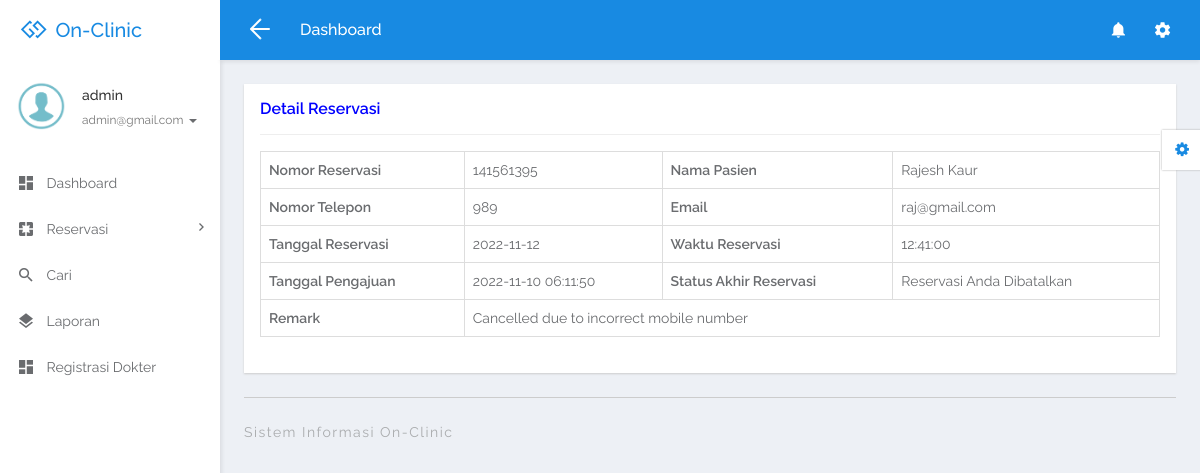
The app's page /admin/view-appointment-detail.php?editid=1&&aptid=141561395 (signed in) with its own data.
### tables this page shows
CREATE TABLE `tblemployee` (
  `ID` int(11) NOT NULL,
  `Name` varchar(25) NOT NULL,
  `MobileNumber` varchar(13) NOT NULL,
  `email` varchar(25) NOT NULL,
  `password` varchar(100) DEFAULT NULL,
  `role` varchar(1) NOT NULL
);

CREATE TABLE `tblappointment` (
  `ID` int(10) NOT NULL,
  `AppointmentNumber` int(10) DEFAULT NULL,
  `Name` varchar(250) DEFAULT NULL,
  `MobileNumber` varchar(20) DEFAULT NULL,
  `Email` varchar(250) DEFAULT NULL,
  `AppointmentDate` date DEFAULT NULL,
  `AppointmentTime` time DEFAULT NULL,
  `Specialization` varchar(250) DEFAULT NULL,
  `Doctor` int(10) DEFAULT NULL,
  `Message` mediumtext DEFAULT NULL,
  `ApplyDate` timestamp NULL DEFAULT current_timestamp(),
  `Remark` varchar(250) DEFAULT NULL,
  `Status` varchar(250) DEFAULT NULL,
  `UpdationDate` timestamp NULL DEFAULT NULL ON UPDATE current_timestamp()
);

### admin/view-appointment-detail.php (the view, shortened to what this page needs)
<?php
include('includes/dbconnection.php');
if (strlen($_SESSION['damsid'] == 0)) {
  header('location:logout.php');
} else {
?>
  <!DOCTYPE html>
  <html lang="en">
  <head>
    <link rel="stylesheet" href="libs/bower/font-awesome/css/font-awesome.min.css">
    <link rel="stylesheet" href="libs/bower/material-design-iconic-font/dist/css/material-design-iconic-font.css">
    <link rel="stylesheet" href="libs/bower/animate.css/animate.min.css">
    <link rel="stylesheet" href="libs/bower/fullcalendar/dist/fullcalendar.min.css">
    <link rel="stylesheet" href="libs/bower/perfect-scrollbar/css/perfect-scrollbar.css">
    <link rel="stylesheet" href="assets/css/bootstrap.css">
    <link rel="stylesheet" href="assets/css/core.css">
    <link rel="stylesheet" href="assets/css/app.css">
  </head>
  <body class="menubar-left menubar-unfold menubar-light theme-primary">
    <?php include_once('includes/header.php'); ?>
    <?php include_once('includes/sidebar.php'); ?>
    <main id="app-main" class="app-main">
      <div class="wrap">
        <section class="app-content">
          <div class="row">
            <div class="col-md-12">
              <div class="widget">
                <header class="widget-header">
                  <h4 class="widget-title" style="color: blue">Detail Reservasi</h4>
                </header>
                <hr class="widget-separator">
                <div class="widget-body">
                  <div class="table-responsive">
                    <?php
                    $eid = $_GET['editid'];
                    $sql = "SELECT * from tblappointment  where ID=:eid";
                    $query = $dbh->prepare($sql);
                    $query->bindParam(':eid', $eid, PDO::PARAM_STR);
                    $query->execute();
                    $results = $query->fetchAll(PDO::FETCH_OBJ);
                    if ($query->rowCount() > 0) {
                      foreach ($results as $row) {               ?>
                        <table border="1" class="table table-bordered mg-b-0">
                          <tr>
                            <th>Nomor Reservasi</th>
                            <td><?php echo $aptno = ($row->AppointmentNumber); ?></td>
                            <th>Nama Pasien</th>
                            <td><?php echo $row->Name; ?></td>
                          </tr>
                          <tr>
                            <th>Nomor Telepon</th>
                            <td><?php echo $row->MobileNumber; ?></td>
                            <th>Email</th>
                            <td><?php echo $row->Email; ?></td>
                          </tr>
                          <tr>
                            <th>Tanggal Reservasi</th>
                            <td><?php echo $row->AppointmentDate; ?></td>
                            <th>Waktu Reservasi</th>
                            <td><?php echo $row->AppointmentTime; ?></td>
                          </tr>
                          <tr>
                            <th>Tanggal Pengajuan</th>
                            <td><?php echo $row->ApplyDate; ?></td>
                            <th>Status Akhir Reservasi</th>
                            <td colspan="4"> <?php $status = $row->Status;
                                              if ($row->Status == "Cancelled") {
                                                echo "Reservasi Anda Dibatalkan";
                                              }; ?></td>
                          </tr>
                          <tr>
                            <th>Remark</th>
                            <?php if ($row->Remark == "") { ?>
                              <td colspan="3"><?php echo "Belum Diperbarui"; ?></td>
                            <?php } else { ?> <td colspan="3"> <?php echo htmlentities($row->Remark); ?>
                              </td>
                            <?php } ?>
                          </tr>
                      <?php $cnt = $cnt + 1;
                      }
                    } ?>
                        </table>
                        <br>
                  </div>
                </div>
              </div>
            </div>
        </section>
      </div>
      <?php include_once('includes/footer.php'); ?>
    </main>
    <?php include_once('includes/customizer.php'); ?>
  </body>
  </html>
<?php }  ?>

### admin/includes/sidebar.php (shortened to what this page needs)
<aside id="menubar" class="menubar light">
  <div class="app-user">
    <div class="media">
      <div class="media-left">
        <div class="avatar avatar-md avatar-circle">
          <a href="javascript:void(0)"><img class="img-responsive" src="assets/images/images.png" alt="avatar" /></a>
        </div>
      </div>
      <div class="media-body">
        <div class="foldable">
          <?php
          $eid = $_SESSION['damsid'];
          $sql = "SELECT Name,email from tblemployee where ID=:eid";
          $query = $dbh->prepare($sql);
          $query->bindParam(':eid', $eid, PDO::PARAM_STR);
          $query->execute();
          $results = $query->fetchAll(PDO::FETCH_OBJ);
          foreach ($results as $row) {
            $email = $row->email;
            $fname = $row->Name;
          }   ?>
          <h5><a href="javascript:void(0)" class="username"><?php echo $fname; ?></a></h5>
          <ul>
            <li class="dropdown">
              <a href="javascript:void(0)" class="dropdown-toggle usertitle" data-toggle="dropdown" aria-haspopup="true" aria-expanded="false">
                <small><?php echo $email; ?></small>
                <span class="caret"></span>
              </a>
            </li>
          </ul>
        </div>
      </div>
    </div>
  </div>
  <div class="menubar-scroll">
    <div class="menubar-scroll-inner">
      <ul class="app-menu">
        <li class="has-submenu">
          <a href="dashboard.php">
            <i class="menu-icon zmdi zmdi-view-dashboard zmdi-hc-lg"></i>
            <span class="menu-text">Dashboard</span>
          </a>
        </li>
        <li class="has-submenu">
          <a href="javascript:void(0)" class="submenu-toggle">
            <i class="menu-icon zmdi zmdi-pages zmdi-hc-lg"></i>
            <span class="menu-text">Reservasi</span>
            <i class="menu-caret zmdi zmdi-hc-sm zmdi-chevron-right"></i>
          </a>
        </li>
        <li>
          <a href="search.php">
            <i class="menu-icon zmdi zmdi-search zmdi-hc-lg"></i>
            <span class="menu-text">Cari</span>
          </a>
        </li>
        <li>
          <a href="appointment-bwdates.php">
            <i class="menu-icon zmdi zmdi-layers zmdi-hc-lg"></i>
            <span class="menu-text">Laporan</span>
          </a>
        </li>
        <li>
          <a href="registrasi-dokter.php">
            <i class="menu-icon zmdi zmdi-view-dashboard zmdi-hc-lg"></i>
            <span class="menu-text">Registrasi Dokter</span>
          </a>
        </li>
      </ul>
    </div>
  </div>
</aside>

### records on screen
tblemployee: Name "admin", email "admin@gmail.com"
tblappointment: AppointmentNumber "141561395", Name "Rajesh Kaur", MobileNumber "989", Email "raj@gmail.com", AppointmentDate "2022-11-12", AppointmentTime "12:41:00", ApplyDate "2022-11-10 06:11:50", Status "Reservasi Anda Dibatalkan", Remark "Cancelled due to incorrect mobile number"
